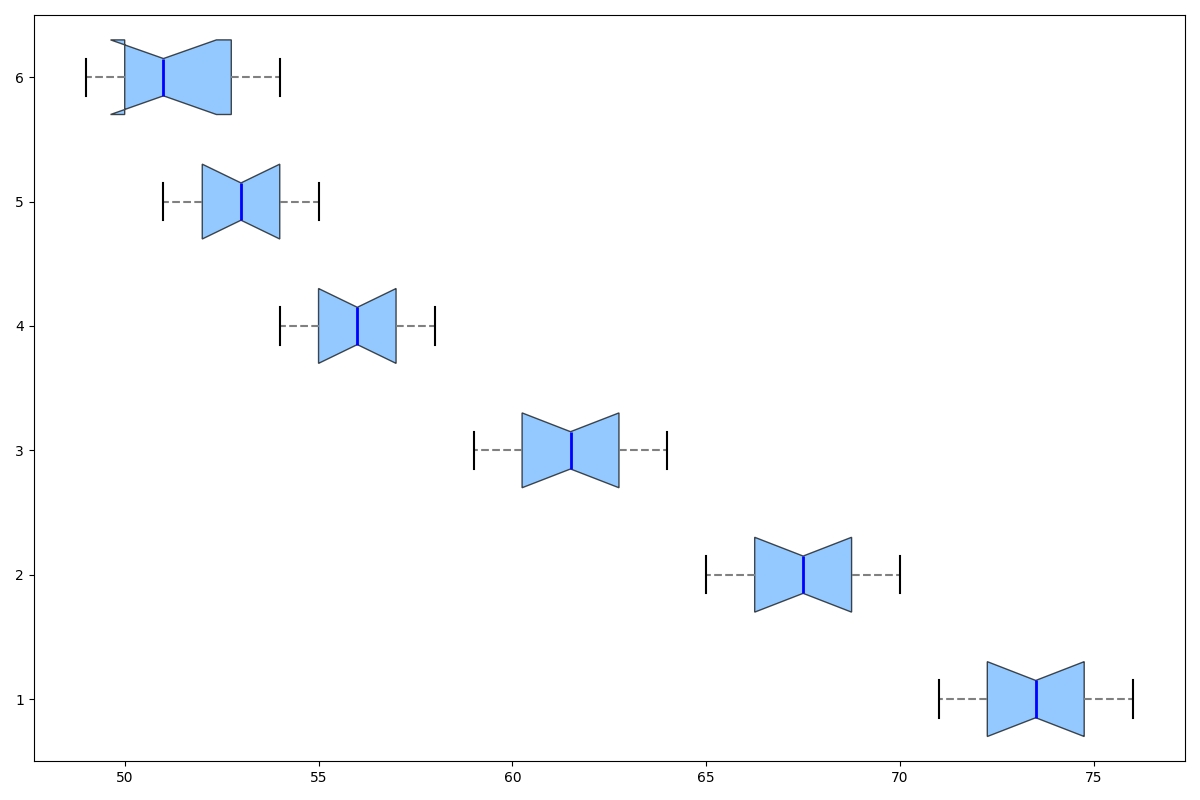

Write the Python code that produced this figure.
import matplotlib.pyplot as plt
import numpy as np

children_hydration = [72, 73, 74, 71, 76, 75, 74, 73, 72, 75]
teens_hydration = [66, 67, 68, 65, 70, 69, 68, 67, 66, 69]
young_adults_hydration = [60, 62, 61, 59, 63, 64, 62, 61, 60, 63]
adults_hydration = [55, 56, 58, 54, 57, 56, 55, 58, 54, 57]
middle_aged_hydration = [52, 53, 55, 51, 54, 53, 52, 55, 51, 54]
seniors_hydration = [50, 52, 51, 49, 53, 54, 51, 50, 49, 53]

data = [children_hydration, teens_hydration, young_adults_hydration, adults_hydration, middle_aged_hydration, seniors_hydration]

fig, ax = plt.subplots(figsize=(12, 8))

boxplot = ax.boxplot(data, patch_artist=True, vert=False, notch=True, widths=0.6)

single_color = '#66B3FF'
for patch in boxplot['boxes']:
    patch.set_facecolor(single_color)
    patch.set_alpha(0.7)

plt.setp(boxplot['whiskers'], color='gray', linewidth=1.5, linestyle="--")
plt.setp(boxplot['caps'], color='black', linewidth=1.5)
plt.setp(boxplot['medians'], color='blue', linewidth=2)
plt.setp(boxplot['fliers'], marker='o', color='red', alpha=0.6)

plt.tight_layout()
plt.show()
